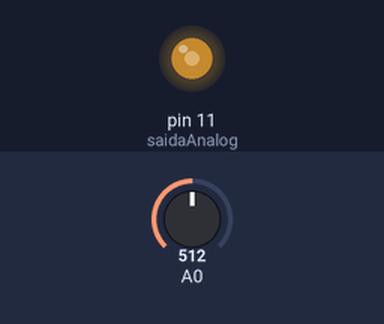
A sketch run on a simulated Arduino Uno, built with avr-gcc and run on an emulated ATmega328P. On the bench: output pins drawn as LEDs (lit = HIGH). The test bench sets the inputs (shaded band); at power-on: A0 = 512.

Above: at 1.2 s.
1.3 s: A0 set to 716
At 1.8 s:
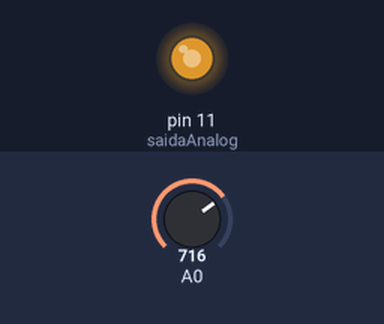
2.8 s: A0 set to 900
At 4.0 s:
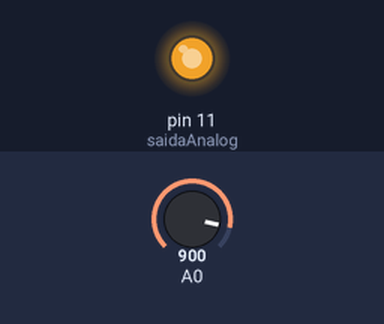
4.3 s: A0 set to 122
At 5.3 s:
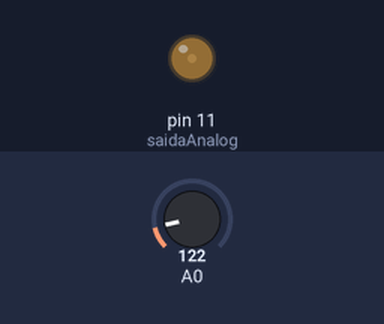
5.8 s: A0 set to 0
At 6.4 s:
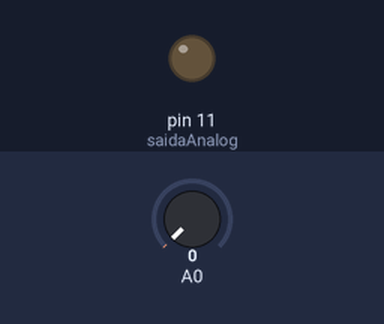
7.3 s: A0 set to 511
At 7.6 s:
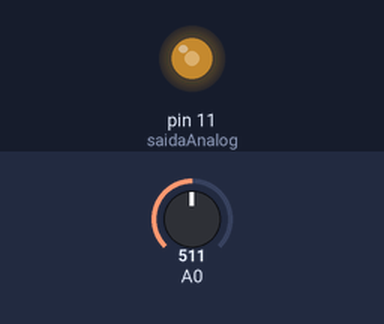
Timing chart, 0 to 9.8 s (numbered marks = the images above; inputs shaded):
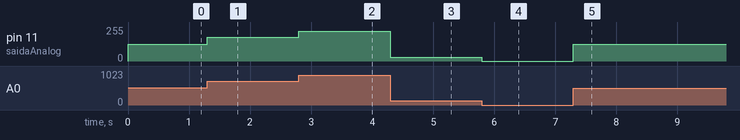

The sketch:

dimmer.ino
```cpp
int saidaAnalog = 11; // Variável para o pino da Saída Analógica
int entradaAnalog = 0; // Variável para o pino da Entrada Analógica

void setup() // Só é executada uma vez, no início do programa
{
  Serial.begin(9600); // Inicializa a Comunicação Serial a 9600 baud ou bps (bits por segundo)
  pinMode(saidaAnalog, OUTPUT); // Define o pino como Saída Analógica

}

int leitura;

void loop() // É executada em loop
{
 leitura = analogRead(0); // Lê a entrada do potenciômetro (0-1023) e armazena na variável leitura

 leitura = map(leitura, 0, 1023, 0, 255); // Converte a leitura de um número de 10 bits (0-1023) em um número de 8 bits (0-255)

 analogWrite(saidaAnalog, leitura); // Usa a leitura modificada para acender o LED
}
```

Measured:
- after the input at 1.3 s, pin 11 (saidaAnalog): 127/255 → 178/255 at once
- after the input at 2.8 s, pin 11 (saidaAnalog): 178/255 → 224/255 at once
- after the input at 4.3 s, pin 11 (saidaAnalog): 224/255 → 30/255 at once
- after the input at 5.8 s, pin 11 (saidaAnalog): 30/255 → 0/255 at once
- after the input at 7.3 s, pin 11 (saidaAnalog): 0/255 → 127/255 at once
